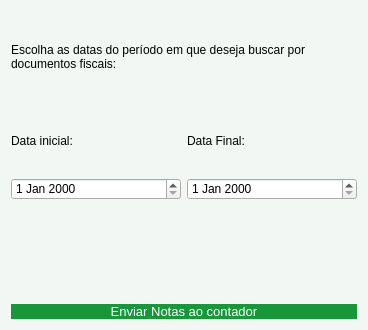
<?xml version="1.0" encoding="UTF-8"?>
<ui version="4.0">
 <class>JanelaEmailContador</class>
 <widget class="QDialog" name="JanelaEmailContador">
  <property name="geometry">
   <rect>
    <x>0</x>
    <y>0</y>
    <width>368</width>
    <height>330</height>
   </rect>
  </property>
  <property name="windowTitle">
   <string>Enviar NF Email</string>
  </property>
  <property name="styleSheet">
   <string notr="true">
#JanelaEmailContador {
  background-color: #F2F7F4;
  background-color: #F2F7F4;
}
QPushButton {
  background-color: rgb(23, 150, 58);
  color: rgb(255, 255, 255);
  font-size: 13px;
  border-radius: 10px;
}
QPushButton:hover {
  background-color: rgb(16, 122, 46);
}
QPushButton:pressed {
  color: rgb(255, 255, 255);
  background-color: rgb(143, 217, 163);
  font-size: 13px;
  border-radius: 10px;
}
   </string>
  </property>
  <layout class="QGridLayout" name="gridLayout">
   <item row="0" column="0">
    <widget class="QLabel" name="label">
     <property name="text">
      <string>Escolha as datas do período em que deseja buscar por documentos fiscais:</string>
     </property>
     <property name="wordWrap">
      <bool>true</bool>
     </property>
    </widget>
   </item>
   <item row="1" column="0">
    <layout class="QHBoxLayout" name="horizontalLayout_2">
     <item>
      <layout class="QVBoxLayout" name="verticalLayout">
       <item>
        <widget class="QLabel" name="label_2">
         <property name="text">
          <string>Data inicial:</string>
         </property>
        </widget>
       </item>
       <item>
        <widget class="QDateEdit" name="Dedit_Inicio"/>
       </item>
      </layout>
     </item>
     <item>
      <layout class="QVBoxLayout" name="verticalLayout_2">
       <item>
        <widget class="QLabel" name="label_3">
         <property name="text">
          <string>Data Final:</string>
         </property>
        </widget>
       </item>
       <item>
        <widget class="QDateEdit" name="Dedit_Fim"/>
       </item>
      </layout>
     </item>
    </layout>
   </item>
   <item row="2" column="0">
    <layout class="QVBoxLayout" name="verticalLayout_3">
     <item>
      <layout class="QHBoxLayout" name="horizontalLayout">
       <item>
        <widget class="QLabel" name="Lbl_TextoNotas">
         <property name="text">
          <string/>
         </property>
         <property name="alignment">
          <set>Qt::AlignmentFlag::AlignLeading|Qt::AlignmentFlag::AlignLeft|Qt::AlignmentFlag::AlignTop</set>
         </property>
         <property name="wordWrap">
          <bool>true</bool>
         </property>
        </widget>
       </item>
       <item>
        <spacer name="horizontalSpacer">
         <property name="orientation">
          <enum>Qt::Orientation::Horizontal</enum>
         </property>
         <property name="sizeHint" stdset="0">
          <size>
           <width>40</width>
           <height>20</height>
          </size>
         </property>
        </spacer>
       </item>
       <item>
        <widget class="QLabel" name="Lbl_TextoEventos">
         <property name="text">
          <string/>
         </property>
         <property name="alignment">
          <set>Qt::AlignmentFlag::AlignLeading|Qt::AlignmentFlag::AlignLeft|Qt::AlignmentFlag::AlignTop</set>
         </property>
        </widget>
       </item>
      </layout>
     </item>
     <item>
      <widget class="QLabel" name="Lbl_DocsEncontrados">
       <property name="text">
        <string/>
       </property>
       <property name="alignment">
        <set>Qt::AlignmentFlag::AlignHCenter|Qt::AlignmentFlag::AlignTop</set>
       </property>
       <property name="wordWrap">
        <bool>true</bool>
       </property>
      </widget>
     </item>
    </layout>
   </item>
   <item row="3" column="0">
    <widget class="QPushButton" name="pushButton">
     <property name="text">
      <string>Enviar Notas ao contador</string>
     </property>
    </widget>
   </item>
  </layout>
 </widget>
 <resources/>
 <connections/>
</ui>
